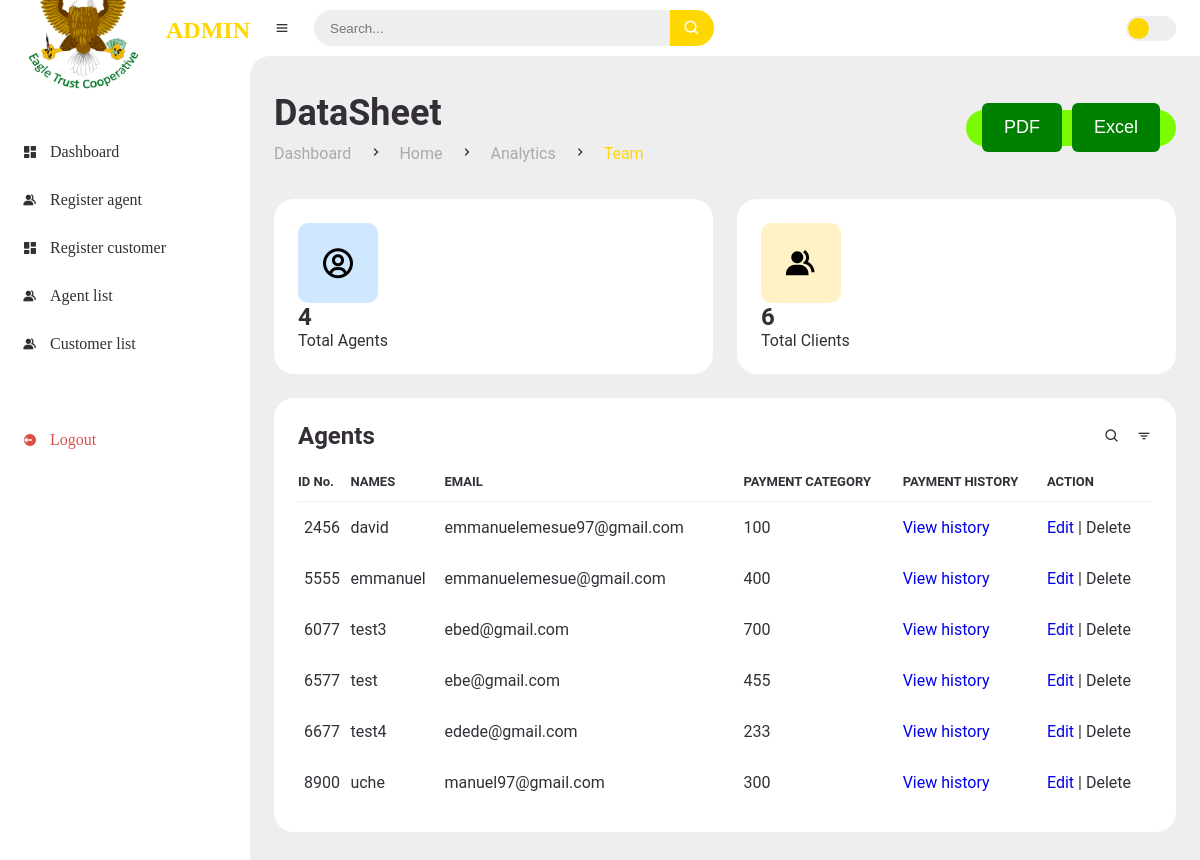
/customers/ (signed in), run on an earlier commit of the app's database.
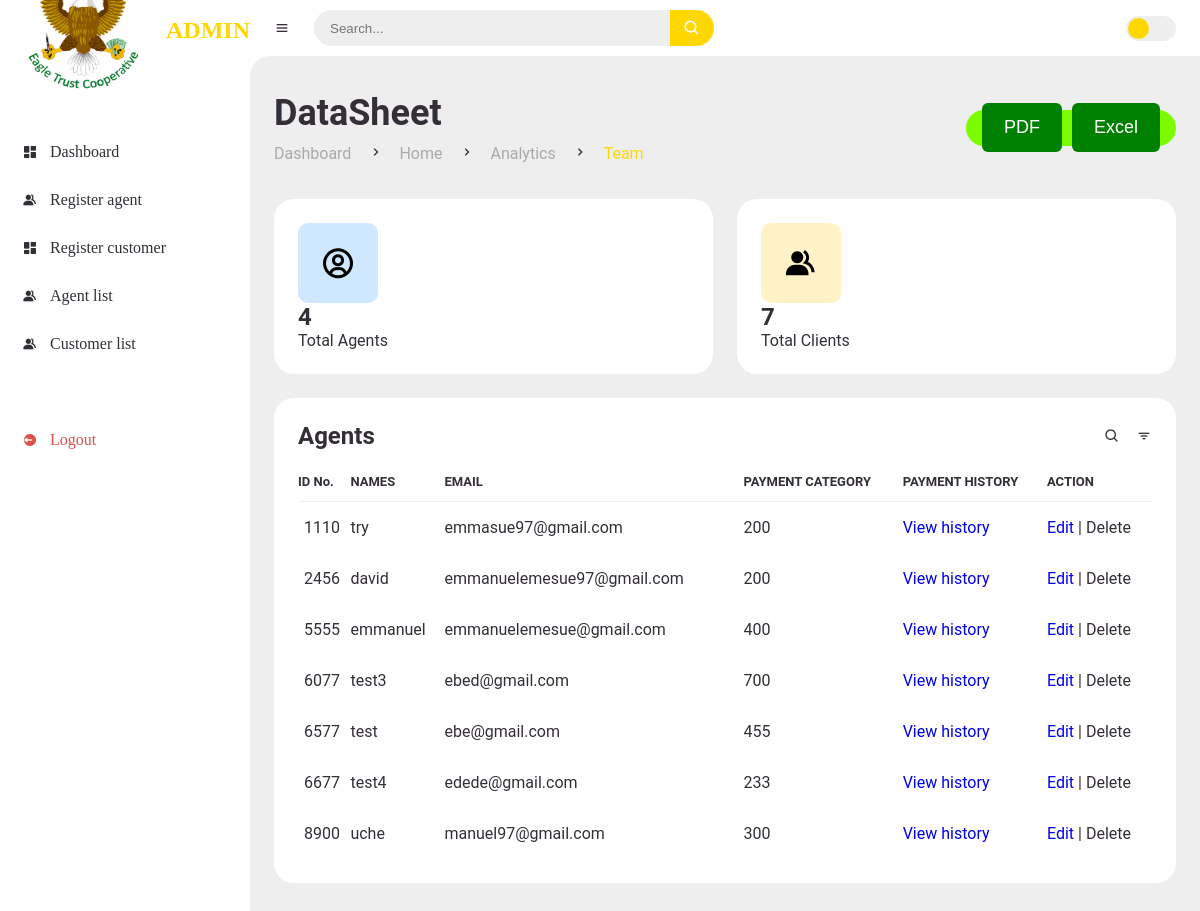
And on a later commit of the database.
### dashboard/models.py (models this page shows, shortened)
class Customer(models.Model):
    customer_id = models.IntegerField(primary_key=True, max_length=5,unique=True)
    username = models.CharField(max_length=255, unique=True)
    email = models.EmailField(unique=True)
    date_created = models.DateTimeField(auto_now_add=True, null=True)
    payment_category = models.IntegerField(default=0)
    phone_number = models.CharField(max_length=11,null=True,unique=True)

### dashboard/views.py (the view)
# urls.py: path('customers/', views.CustomerList.as_view(), name="customer_list"),
@method_decorator(login_required, name='dispatch')
class CustomerList(ListView):
    model = Customer
    template_name = 'dashboard/admin/customer_list.html'
    context_object_name = 'customer_list'  # Specify the context variable name for the queryset
    def get_queryset(self):
        return Customer.objects.all()
    def get_context_data(self, **kwargs):
        context = super().get_context_data(**kwargs)
        total_agents = Agent.objects.count()
        total_customer = Customer.objects.count()
        context['total_agents'] = total_agents
        context['total_customer'] = total_customer
        return context

### templates/dashboard/admin/customer_list.html (shortened to what this page needs)
{% extends 'main/admin_main.html' %}
{% load static %}
{% block content %}
		<main>
			<div class="head-title">
				<div class="left">
					<h1>DataSheet</h1>
					<ul class="breadcrumb">
						<li>
							<a href="index.html">Dashboard</a>
						</li>
						<li><i class='bx bx-chevron-right' ></i></li>
						<li>
							<a href="index.html">Home</a>
						</li>
                        <li><i class='bx bx-chevron-right' ></i></li>
						<li>
							<a  href="admin_analytics.html">Analytics</a>
						</li>
                        <li><i class='bx bx-chevron-right' ></i></li>
						<li class="active">
							<a class="active" href="admin_analytics.html">Team</a>
						</li>
					</ul>
				</div>
				<div class="btn-download">
					<button class="text" id="export-pdf">PDF</button>
					<button id="downloadexcel">Excel</button>
				</div>
			</div>
            <ul class="box-info">
				<li>
                    <a href="agent.html">
                        <i class='bx bx-user-circle'></i>
                        <span class="text">
                            <h3>{{total_agents}}</h3>
                            <p>Total Agents</p>
                        </span>
                    </a>
				</li>
				<li>
                    <a href="client.html">
                        <i class='bx bxs-group' ></i>
                        <span class="text">
                            <h3>{{total_customer}}</h3>
                            <p>Total Clients</p>
                        </span>
                    </a>
				</li>
			</ul>
			<div class="table-data">
				<div class="order">
					<div class="head">
						<h3>Agents</h3>
						<i class='bx bx-search' ></i>
						<i class='bx bx-filter' ></i>
					</div>
<table id="table">
    <thead>
        <tr>
            <th>ID No.</th>
            <th>NAMES</th>
            <th>EMAIL</th>
            <th>PAYMENT CATEGORY</th>
            <th>PAYMENT HISTORY</th>
            <th>ACTION</th>
        </tr>
    </thead>
    <tbody>
        {% for customer in customer_list %}
        <tr>
            <td>{{ customer.customer_id }}</td>
            <td>{{ customer.username }}</td>
            <td>{{ customer.email }}</td>
            <td>{{ customer.payment_category }}</td>
            <td><a href="{% url 'admin_payment_history' user_id=customer.customer_id %}">View history</a></td>
            <td>
				<a href="{% url 'customer_edit' pk=customer.pk %}">Edit</a> |
				<a data-modal-target="#modal" data-customer-id="{{ customer.id }}" class="delete-button">Delete</a>
			</td>
        </tr>
        {% empty %}
        <tr>
            <td colspan="6">No data available</td>
        </tr>
        {% endfor %}
    </tbody>
</table>
  </div>
				</div>
		</main>
	</section>
{% endblock %}

What changed in the data, as far as the page shows it:
added Customer: customer_id "1110", username "try", email "emmasue97@gmail.com", payment_category "200"
changed Customer "david": payment_category "100" → "200"
Also different on the page:
{{ total_customer }}: "6" → "7"
